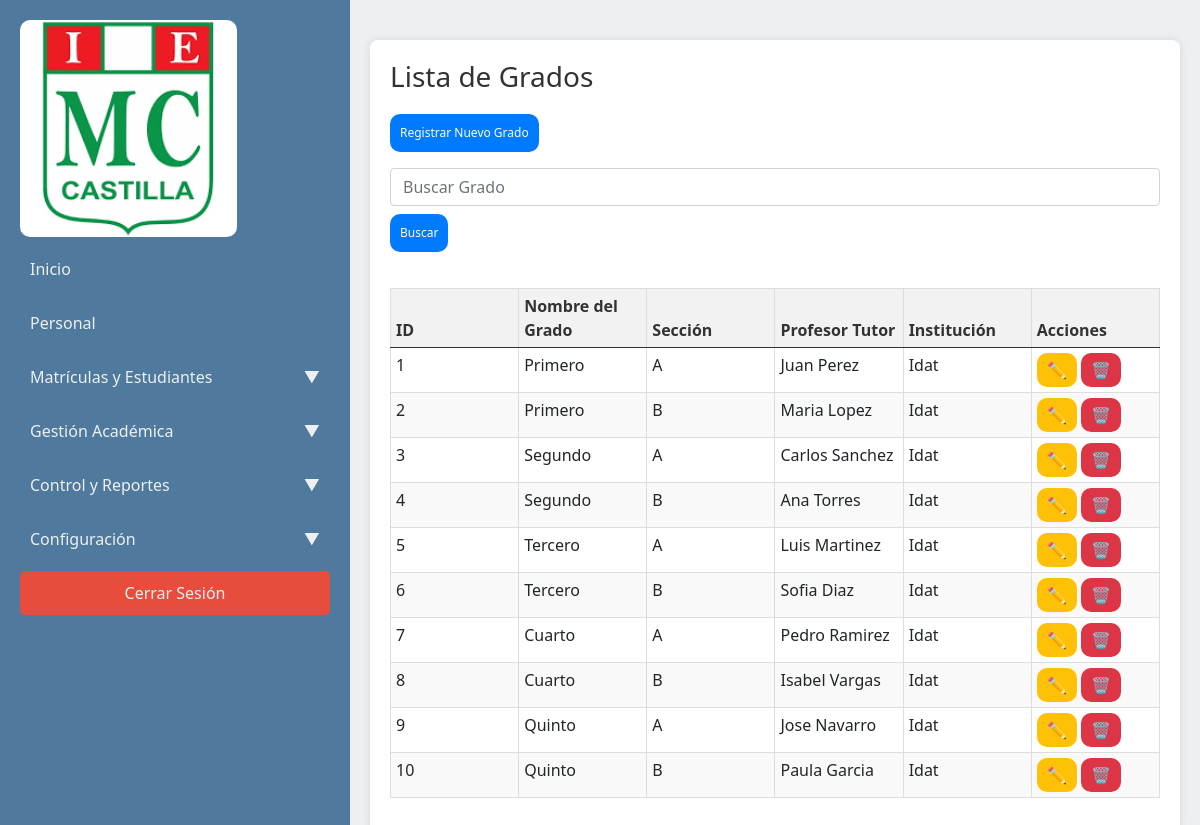
The page /app/vista/listargrados.php (signed in) on the database its author committed.
### tables this page shows
CREATE TABLE Grado (
    idGrado INT AUTO_INCREMENT PRIMARY KEY,
    Nombre_Grado VARCHAR(45) NOT NULL,
    Seccion VARCHAR(10) NOT NULL,
    Tutor VARCHAR(75),
    idInstitucion INT NOT NULL,
    FOREIGN KEY (idInstitucion) REFERENCES Institucion(idInstitucion)
);

CREATE TABLE Institucion (
    idInstitucion INT AUTO_INCREMENT PRIMARY KEY,
    Nombre VARCHAR(85) NOT NULL,
    Nivel VARCHAR(45) NOT NULL,
    Codigo_Modular VARCHAR(10) NOT NULL UNIQUE,
    Logo VARCHAR(75)
);

### app/modelo/Database.php (called while the page is built, shortened)
<?php
class Database
{
    private $host = 'localhost';
    private $usuario = 'root';
    private $clave = '';
    private $base_datos = 'bd_colegio_mc';
    private $conexion;
    public function getConnection()
    {
        if (!$this->conexion) {
            $this->conexion = new mysqli($this->host, $this->usuario, $this->clave, $this->base_datos);
        }
        return $this->conexion;
    }
}
?>

### app/controlador/GradoController.php (called while the page is built, shortened)
<?php
require_once '../modelo/GradoModel.php';
class GradoController
{
    private $model;
    public function __construct()
    {
        $this->model = new GradoModel();
    }
    public function read()
    {
        return $this->model->read();
    }
}
?>

### app/modelo/GradoModel.php (called while the page is built, shortened)
<?php
require_once 'Database.php';
class GradoModel
{
    private $db;
    public function __construct()
    {
        $this->db = (new Database())->getConnection();
    }
    public function read()
    {
        $query = "
        SELECT g.idGrado, g.Nombre_Grado, g.Seccion, g.Tutor, i.Nombre AS Nombre_Institucion
        FROM Grado g
        INNER JOIN Institucion i ON g.idInstitucion = i.idInstitucion
        ";
        $result = $this->db->query($query);
        return $result->fetch_all(MYSQLI_ASSOC);
    }
}
?>

### app/vista/listargrados.php (the view, shortened to what this page needs)
<?php
require_once '../controlador/GradoController.php';
$controller = new GradoController();
$grados = $controller->read();
$query = isset($_GET["query"]) ? trim($_GET["query"]) :null;
if($query){
    $grados = $controller->buscar($query);
}
else{
    $grados = $controller->read();
}
?>
<!DOCTYPE html>
<html lang="es">
<head>
  <link rel="stylesheet" href="../../public/css/styles_inicio.css">
  <link rel="stylesheet" href="../../public/css/bootstrap.min.css">
  <link rel="stylesheet" href="../../public/css/styles_listar.css">
</head>
<body>
<div class="listar-container">
    <h1>Lista de Grados</h1>
    <div>
        <div>
          <button onclick="cargarFormularioCrear('grados')" class="btn btn-primary mb-3">Registrar Nuevo Grado</button>
        </div>
        <div>
            <section id="buscar" class="mb-3">
                <form method="get" action="listargrados.php">
                    <input type="text" name="query" id="query" placeholder="Buscar Grado" class="form-control"/>
                    <button type="submit" class="btn btn-primary mt-2">Buscar</button>
                </form>
            </section>
        </div>
    </div>
    <table class="table table-bordered">
        <thead>
            <tr>
                <th>ID</th>
                <th>Nombre del Grado</th>
                <th>Sección</th>
                <th>Profesor Tutor</th>
                <th>Institución</th>
                <th>Acciones</th>
            </tr>
        </thead>
        <tbody>
            <?php foreach ($grados as $grado): ?>
            <tr>
                <td><?php echo htmlspecialchars($grado['idGrado']); ?></td>
                <td><?php echo htmlspecialchars($grado['Nombre_Grado']); ?></td>
                <td><?php echo htmlspecialchars($grado['Seccion']); ?></td>
                <td><?php echo htmlspecialchars($grado['Tutor']); ?></td>
                <td><?php echo htmlspecialchars($grado['Nombre_Institucion']); ?></td>
                <td>
                    <a href="update_grado.php?id=<?php echo $grado['idGrado']; ?>" class="btn btn-warning">✏️</a>
                    <button class="btn btn-danger" onclick="confirmarEliminacion('<?php echo $grado['idGrado']; ?>')">🗑️</button>
                </td>
            </tr>
            <?php endforeach; ?>
        </tbody>
    </table>
</div>
</body>
</html>
<?php
include 'base.php';
?>

### public/css/styles_inicio.css (style rules this page uses)
body { font-family: Arial, sans-serif; margin: 0; padding: 0; display: flex; block-size: 100vh; overflow: hidden; background-color: #f4f4f4; }

### public/css/styles_listar.css (style rules this page uses)
.listar-container { max-inline-size: 100%; margin: 20px auto; padding: 20px; background-color: #ffffff; box-shadow: 0 0 10px rgba(0, 0, 0, 0.1); border-radius: 8px; }
.listar-container h1 { font-size: 28px; margin-block-end: 20px; color: #333333; }
#query { flex-grow: 1; block-size: calc(1.5rem + .75rem + 2px); margin: 0; }
.listar-container .btn-primary { background-color: #007bff; border: none; color: white; padding: 10px 10px; text-align: center; text-decoration: none; display: inline-block; font-size: 12px; margin-block-end: 20px; border-radius: 10px; cursor: pointer; }
.listar-container .table { inline-size: 100%; border-collapse: collapse; margin-block-end: 1 0px; table-layout: fixed; word-wrap: break-word; }
.listar-container .table th, .listar-container .table td { border: 1px solid #dddddd; text-align: start; padding: 5px; }
.listar-container .table th { background-color: #f2f2f2; color: #333333; }
.listar-container .table tr:nth-child(even) { background-color: #f9f9f9; }
.listar-container .btn-warning, .listar-container .btn-danger { padding: 5px 10px; border: none; color: white; border-radius: 10px; cursor: pointer; }
.listar-container .btn-warning { background-color: #ffc107; }
.listar-container .btn-danger { background-color: #dc3545; }

### rows shown on the page
grado: idGrado "1", Nombre_Grado "Primero", Seccion "A", Tutor "Juan Perez", idInstitucion.Nombre "Idat"
grado: idGrado "2", Nombre_Grado "Primero", Seccion "B", Tutor "Maria Lopez", idInstitucion.Nombre "Idat"
grado: idGrado "3", Nombre_Grado "Segundo", Seccion "A", Tutor "Carlos Sanchez", idInstitucion.Nombre "Idat"
grado: idGrado "4", Nombre_Grado "Segundo", Seccion "B", Tutor "Ana Torres", idInstitucion.Nombre "Idat"
grado: idGrado "5", Nombre_Grado "Tercero", Seccion "A", Tutor "Luis Martinez", idInstitucion.Nombre "Idat"
grado: idGrado "6", Nombre_Grado "Tercero", Seccion "B", Tutor "Sofia Diaz", idInstitucion.Nombre "Idat"
grado: idGrado "7", Nombre_Grado "Cuarto", Seccion "A", Tutor "Pedro Ramirez", idInstitucion.Nombre "Idat"
grado: idGrado "8", Nombre_Grado "Cuarto", Seccion "B", Tutor "Isabel Vargas", idInstitucion.Nombre "Idat"
grado: idGrado "9", Nombre_Grado "Quinto", Seccion "A", Tutor "Jose Navarro", idInstitucion.Nombre "Idat"
grado: idGrado "10", Nombre_Grado "Quinto", Seccion "B", Tutor "Paula Garcia", idInstitucion.Nombre "Idat"
